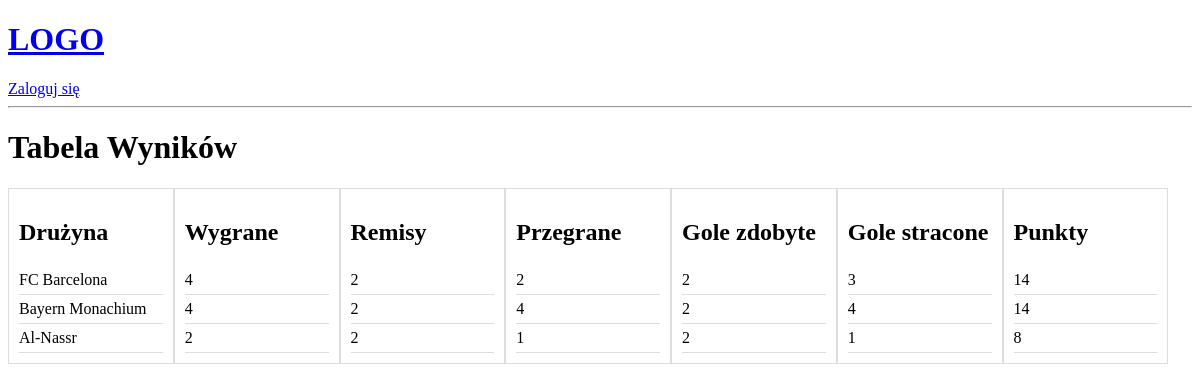
/statistics/, run on an earlier commit of the app's database.
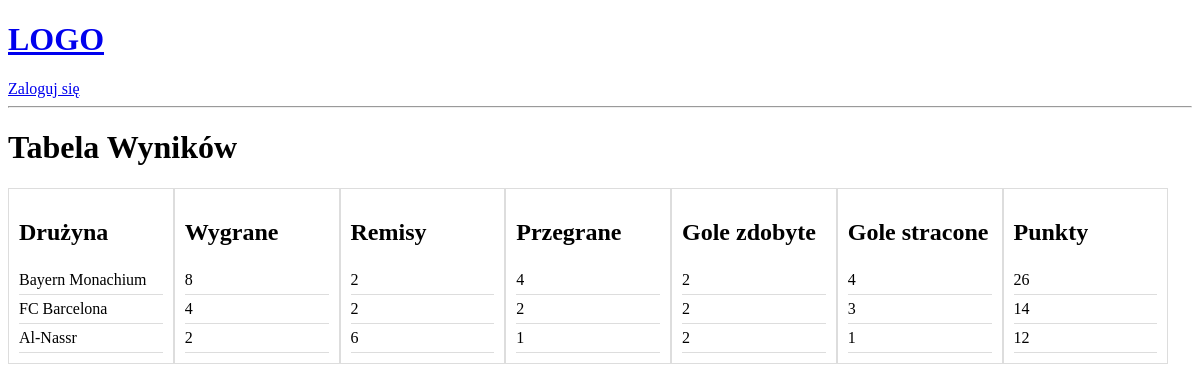
And on a later commit of the database.
### base/models.py (models this page shows, shortened)
class Statistics(models.Model):
    team = models.ForeignKey(Team, on_delete=models.CASCADE)
    wins = models.IntegerField()
    draws = models.IntegerField()
    loses = models.IntegerField()  # Typo corrected: 'loses' to 'losses'
    goals = models.IntegerField()
    goals_lost = models.IntegerField()
    @property
    def points(self):
        return self.wins * 3 + self.draws

class Team(models.Model):
    name=models.CharField(max_length=50)
    city=models.CharField(max_length=50)
    def __str__(self):
        return self.name

### base/views.py (the view)
# urls.py: path('statistics/', views.statistics,name='statistics'),
def statistics(request):
    statistics = Statistics.objects.annotate(
        total_points=ExpressionWrapper(F('wins') * 3 + F('draws'), output_field=IntegerField())
    ).order_by('-total_points')
    context={'statistics':statistics}
    return render(request, 'base/statistics.html',context)

### base/templates/base/statistics.html (shortened to what this page needs)
<!DOCTYPE html>
<html lang="pl">
<head>
{% extends 'main.html' %}
{% block content %}
<div class="Statistics container">
    <div>
        <h1> Tabela Wyników</h1>
    </div>
    <div class="kolumna">
    <h2>Drużyna</h2>
        {% for stat in statistics %}
        <p> {{stat.team}}</p>
        {% endfor %}
    </div>
        <div class="kolumna">
    <h2>Wygrane</h2>
        {% for stat in statistics %}
            <p>{{stat.wins}} </p>
        {% endfor %}
    </div>
            <div class="kolumna">
    <h2>Remisy</h2>
        {% for stat in statistics %}
            <p>{{stat.draws}} </p>
        {% endfor %}
    </div>
            <div class="kolumna">
    <h2>Przegrane</h2>
        {% for stat in statistics %}
            <p>{{stat.loses}} </p>
        {% endfor %}
    </div>
            <div class="kolumna">
    <h2>Gole zdobyte</h2>
        {% for stat in statistics %}
            <p>{{stat.goals}} </p>
        {% endfor %}
    </div>
            <div class="kolumna">
    <h2>Gole stracone</h2>
        {% for stat in statistics %}
            <p>{{stat.goals_lost}} </p>
        {% endfor %}
    </div>
            <div class="kolumna">
    <h2>Punkty</h2>
        {% for stat in statistics %}
            <p>{{stat.points}} </p>
        {% endfor %}
    </div>
</div>
{% endblock content %}

What changed in the data, as far as the page shows it:
changed Statistics "Bayern Monachium": wins "4" → "8"; points "14" → "26"; moves up the list
changed Statistics "Al-Nassr": draws "2" → "6"; points "8" → "12"
